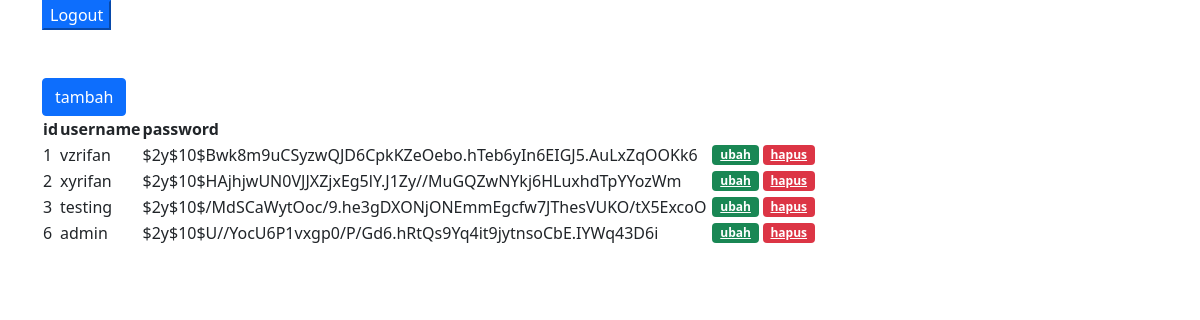
The app's page /public/dashboardAdmin (signed in) with its own data.
### tables this page shows
CREATE TABLE `users` (
  `id` int(11) NOT NULL,
  `username` varchar(100) NOT NULL,
  `password` varchar(100) NOT NULL
);

### app/core/Controller.php (called while the page is built, shortened)
<?php
class Controller
{
    public function view($view, $data = [])
    {
        require_once '../app/views/' . $view . '.php';
    }
    public function model($model)
    {
        return new $model;
    }
}

### app/controllers/DashboardAdmin.php (called while the page is built, shortened)
<?php
class DashboardAdmin extends Controller
{
    public function index()
    {
        $data['judul'] = 'Dashboard Admin';
        $data['users'] = $this->model('User_model')->getAllUser();
        $this->view('templates/header', $data);
        $this->view('dashboardAdmin/index', $data);
        $this->view('templates/footer');
    }
}

### app/core/App.php (called while the page is built, shortened)
<?php
class App
{
    protected $method = 'index';
    protected $params = [];
    public function __construct()
    {
        $this->controller = new $this->controller;
        call_user_func_array([$this->controller, $this->method], $this->params);
    }
}

### public/index.php (called while the page is built, shortened)
<?php
$app = new App;

### app/core/Database.php (called while the page is built, shortened)
<?php
class Database
{
    private $host = DB_HOST;
    private $user = DB_USER;
    private $pass = DB_PASS;
    private $db_name = DB_NAME;
    private $dbh;
    private $stmt;
    public function __construct()
    {
        $dsn = 'mysql:host=' . $this->host . ';dbname=' . $this->db_name;
        $option = [
            PDO::ATTR_PERSISTENT => true,
            PDO::ATTR_ERRMODE => PDO::ERRMODE_EXCEPTION,
        ];
        try {
            $this->dbh = new PDO($dsn, $this->user, $this->pass, $option);
        } catch (PDOException $e) {
            die($e->getMessage());
        }
    }
    public function query($query)
    {
        $this->stmt = $this->dbh->prepare($query);
    }
    public function execute()
    {
        $this->stmt->execute();
    }
    public function resultSet()
    {
        $this->execute();
        return $this->stmt->fetchAll(PDO::FETCH_ASSOC);
    }
}

### app/models/User_model.php (called while the page is built, shortened)
<?php
class User_model
{
    private $table = 'users';
    private $db;
    public function __construct()
    {
        $this->db = new Database;
    }
    public function getAllUser()
    {
        $this->db->query('SELECT * FROM ' . $this->table);
        return $this->db->resultSet();
    }
}

### app/views/dashboardAdmin/index.php (the view, shortened to what this page needs)
<div class="container">
    <form action="<?= BASEURL; ?>/dashboardAdmin/logout" method="post">
        <button type="submit" class="btn-primary">Logout</button>
    </form>
    <br><br>
    <div class="col">
        <button type="button" class="btn btn-primary tombolTambahData" data-bs-toggle="modal" data-bs-target="#formModal">
            tambah
        </button>
    </div>
    <table>
        <tr>
            <th>id</th>
            <th>username</th>
            <th>password</th>
        </tr>
        <?php foreach ($data['users'] as $user) : ?>
            <tr>
                <td><?= $user['id']; ?></td>
                <td><?= $user['username']; ?></td>
                <td><?= $user['password']; ?></td>
                <td>
                    <a href="<?= BASEURL; ?>/dashboardAdmin/hapus/<?= $user['id'] ?>" class="badge bg-danger float-end ms-1" onclick="return confirm('yakin?')">
                        hapus
                    </a>
                    <a href="<?= BASEURL; ?>/dashboardAdmin/ubah/<?= $user['id'] ?>" class="badge bg-success float-end ms-1 tampilModalUbah" data-bs-toggle="modal" data-bs-target="#formModal" data-id="<?= $user['id'] ?>">
                        ubah
                    </a>
                </td>
            </tr>
        <?php endforeach; ?>
    </table>
</div>

### app/views/templates/header.php (shortened to what this page needs)
<!DOCTYPE html>
<html lang="en">
<head>
    <link href="https://cdn.jsdelivr.net/npm/bootstrap@5.0.2/dist/css/bootstrap.min.css" rel="stylesheet">
    <link href="<?= BASEURL; ?>/public/css/styles.css" rel="stylesheet">
</head>
<body>

### app/views/templates/footer.php (shortened to what this page needs)
</body>
</html>

### records on screen
users: id "1", username "vzrifan", password "$2y$10$Bwk8m9uCSyzwQJD6CpkKZeOebo.hTeb6yIn6EIGJ5.AuLxZqOOKk6"
users: id "2", username "xyrifan", password "$2y$10$HAjhjwUN0VJJXZjxEg5lY.J1Zy//MuGQZwNYkj6HLuxhdTpYYozWm"
users: id "3", username "testing", password "$2y$10$/MdSCaWytOoc/9.he3gDXONjONEmmEgcfw7JThesVUKO/tX5ExcoO"
users: id "6", username "admin", password "$2y$10$U//YocU6P1vxgp0/P/Gd6.hRtQs9Yq4it9jytnsoCbE.IYWq43D6i"
